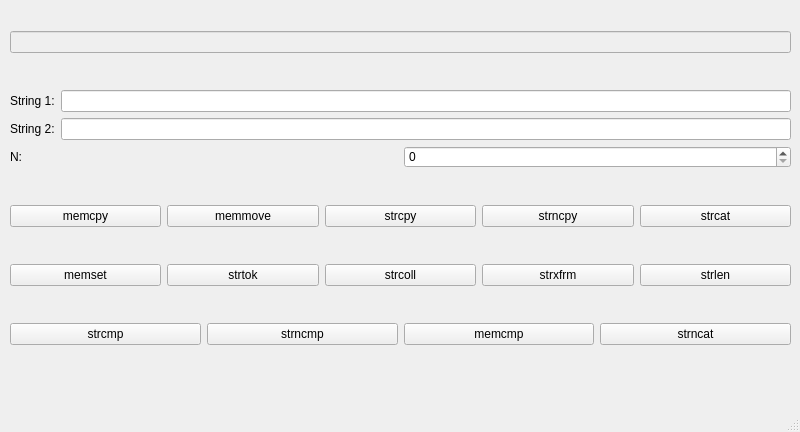
<?xml version="1.0" encoding="UTF-8"?>
<ui version="4.0">
 <class>MainWindow</class>
 <widget class="QMainWindow" name="MainWindow">
  <property name="geometry">
   <rect>
    <x>0</x>
    <y>0</y>
    <width>800</width>
    <height>432</height>
   </rect>
  </property>
  <property name="palette">
   <palette>
    <active>
     <colorrole role="WindowText">
      <brush brushstyle="SolidPattern">
       <color alpha="255">
        <red>0</red>
        <green>0</green>
        <blue>0</blue>
       </color>
      </brush>
     </colorrole>
     <colorrole role="Text">
      <brush brushstyle="SolidPattern">
       <color alpha="255">
        <red>0</red>
        <green>0</green>
        <blue>0</blue>
       </color>
      </brush>
     </colorrole>
     <colorrole role="ButtonText">
      <brush brushstyle="SolidPattern">
       <color alpha="255">
        <red>0</red>
        <green>0</green>
        <blue>0</blue>
       </color>
      </brush>
     </colorrole>
     <colorrole role="PlaceholderText">
      <brush brushstyle="SolidPattern">
       <color alpha="128">
        <red>0</red>
        <green>0</green>
        <blue>0</blue>
       </color>
      </brush>
     </colorrole>
    </active>
    <inactive>
     <colorrole role="WindowText">
      <brush brushstyle="SolidPattern">
       <color alpha="255">
        <red>0</red>
        <green>0</green>
        <blue>0</blue>
       </color>
      </brush>
     </colorrole>
     <colorrole role="Text">
      <brush brushstyle="SolidPattern">
       <color alpha="255">
        <red>0</red>
        <green>0</green>
        <blue>0</blue>
       </color>
      </brush>
     </colorrole>
     <colorrole role="ButtonText">
      <brush brushstyle="SolidPattern">
       <color alpha="255">
        <red>0</red>
        <green>0</green>
        <blue>0</blue>
       </color>
      </brush>
     </colorrole>
     <colorrole role="PlaceholderText">
      <brush brushstyle="SolidPattern">
       <color alpha="128">
        <red>0</red>
        <green>0</green>
        <blue>0</blue>
       </color>
      </brush>
     </colorrole>
    </inactive>
    <disabled>
     <colorrole role="WindowText">
      <brush brushstyle="SolidPattern">
       <color alpha="255">
        <red>0</red>
        <green>0</green>
        <blue>0</blue>
       </color>
      </brush>
     </colorrole>
     <colorrole role="Text">
      <brush brushstyle="SolidPattern">
       <color alpha="255">
        <red>0</red>
        <green>0</green>
        <blue>0</blue>
       </color>
      </brush>
     </colorrole>
     <colorrole role="ButtonText">
      <brush brushstyle="SolidPattern">
       <color alpha="255">
        <red>0</red>
        <green>0</green>
        <blue>0</blue>
       </color>
      </brush>
     </colorrole>
     <colorrole role="PlaceholderText">
      <brush brushstyle="SolidPattern">
       <color alpha="128">
        <red>0</red>
        <green>0</green>
        <blue>0</blue>
       </color>
      </brush>
     </colorrole>
    </disabled>
   </palette>
  </property>
  <property name="windowTitle">
   <string>MainWindow</string>
  </property>
  <property name="styleSheet">
   <string notr="true">background-color: rgb(f,f, f);
color: rgb(0, 0, 0);
font: 700 italic 11pt &quot;Ubuntu&quot;;</string>
  </property>
  <widget class="QWidget" name="centralwidget">
   <widget class="QWidget" name="layoutWidget">
    <property name="geometry">
     <rect>
      <x>10</x>
      <y>0</y>
      <width>781</width>
      <height>381</height>
     </rect>
    </property>
    <layout class="QVBoxLayout" name="verticalLayout">
     <item>
      <widget class="QLineEdit" name="ln_ans">
       <property name="enabled">
        <bool>false</bool>
       </property>
      </widget>
     </item>
     <item>
      <layout class="QVBoxLayout" name="verticalLayout_2">
       <item>
        <layout class="QHBoxLayout" name="horizontalLayout_5">
         <item>
          <widget class="QLabel" name="label">
           <property name="text">
            <string>String 1:</string>
           </property>
          </widget>
         </item>
         <item>
          <widget class="QLineEdit" name="ln_str1"/>
         </item>
        </layout>
       </item>
       <item>
        <layout class="QHBoxLayout" name="horizontalLayout_4">
         <item>
          <widget class="QLabel" name="label_2">
           <property name="text">
            <string>String 2:</string>
           </property>
          </widget>
         </item>
         <item>
          <widget class="QLineEdit" name="ln_str2"/>
         </item>
        </layout>
       </item>
       <item>
        <layout class="QHBoxLayout" name="horizontalLayout_6">
         <item>
          <widget class="QLabel" name="label_3">
           <property name="text">
            <string>N:</string>
           </property>
          </widget>
         </item>
         <item>
          <widget class="QSpinBox" name="spb_N"/>
         </item>
        </layout>
       </item>
      </layout>
     </item>
     <item>
      <layout class="QHBoxLayout" name="horizontalLayout_3">
       <item>
        <widget class="QPushButton" name="bnt_memcpy">
         <property name="text">
          <string>memcpy</string>
         </property>
        </widget>
       </item>
       <item>
        <widget class="QPushButton" name="bnt_memmove">
         <property name="text">
          <string>memmove</string>
         </property>
        </widget>
       </item>
       <item>
        <widget class="QPushButton" name="bnt_strcpy">
         <property name="text">
          <string>strcpy</string>
         </property>
        </widget>
       </item>
       <item>
        <widget class="QPushButton" name="bnt_strncpy">
         <property name="text">
          <string>strncpy</string>
         </property>
        </widget>
       </item>
       <item>
        <widget class="QPushButton" name="bnt_strcat">
         <property name="text">
          <string>strcat</string>
         </property>
        </widget>
       </item>
      </layout>
     </item>
     <item>
      <layout class="QHBoxLayout" name="horizontalLayout_2">
       <item>
        <widget class="QPushButton" name="bnt_memset">
         <property name="text">
          <string>memset</string>
         </property>
        </widget>
       </item>
       <item>
        <widget class="QPushButton" name="bnt_strtok">
         <property name="text">
          <string>strtok</string>
         </property>
        </widget>
       </item>
       <item>
        <widget class="QPushButton" name="bnt_strcoll">
         <property name="text">
          <string>strcoll</string>
         </property>
        </widget>
       </item>
       <item>
        <widget class="QPushButton" name="bnt_strxfrm">
         <property name="text">
          <string>strxfrm</string>
         </property>
        </widget>
       </item>
       <item>
        <widget class="QPushButton" name="bnt_strlen">
         <property name="text">
          <string>strlen</string>
         </property>
        </widget>
       </item>
      </layout>
     </item>
     <item>
      <layout class="QHBoxLayout" name="horizontalLayout">
       <item>
        <widget class="QPushButton" name="bnt_strcmp">
         <property name="text">
          <string>strcmp</string>
         </property>
        </widget>
       </item>
       <item>
        <widget class="QPushButton" name="bnt_strncmp">
         <property name="text">
          <string>strncmp</string>
         </property>
        </widget>
       </item>
       <item>
        <widget class="QPushButton" name="bnt_memcmp">
         <property name="text">
          <string>memcmp</string>
         </property>
        </widget>
       </item>
       <item>
        <widget class="QPushButton" name="bnt_strncat">
         <property name="text">
          <string>strncat</string>
         </property>
        </widget>
       </item>
      </layout>
     </item>
    </layout>
   </widget>
  </widget>
  <widget class="QMenuBar" name="menubar">
   <property name="geometry">
    <rect>
     <x>0</x>
     <y>0</y>
     <width>800</width>
     <height>22</height>
    </rect>
   </property>
  </widget>
  <widget class="QStatusBar" name="statusbar"/>
 </widget>
 <resources/>
 <connections/>
</ui>
